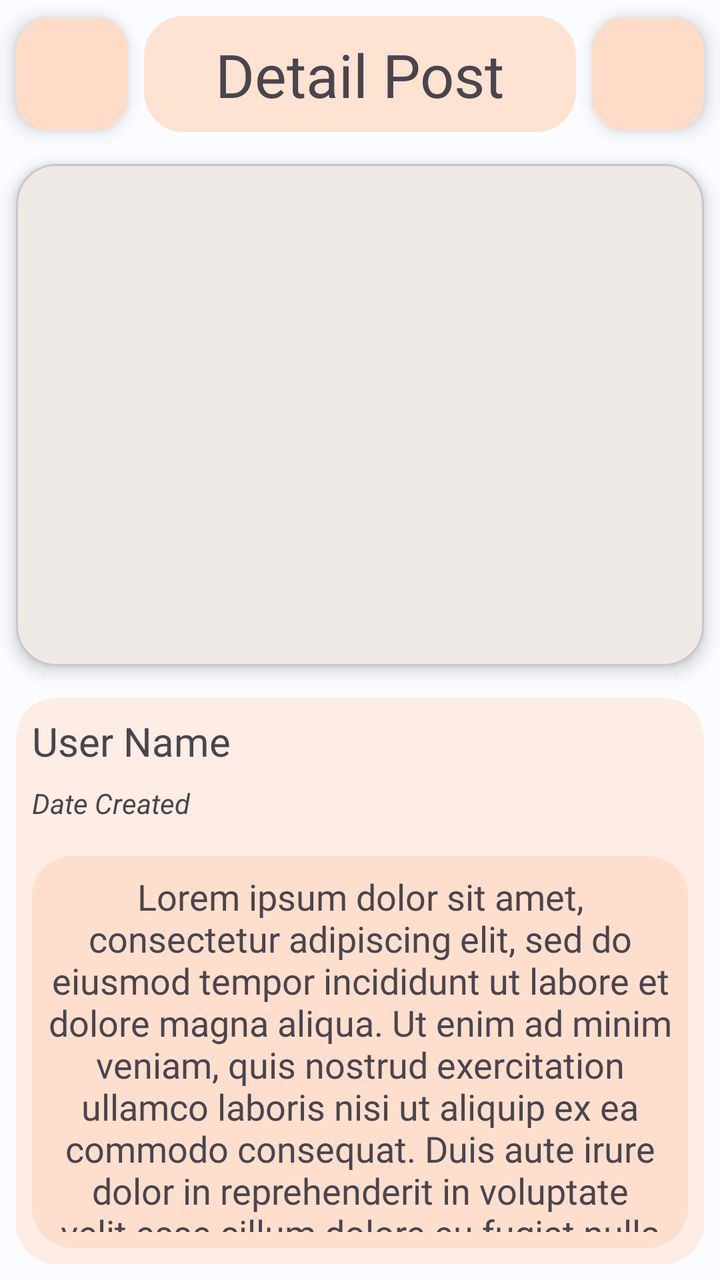
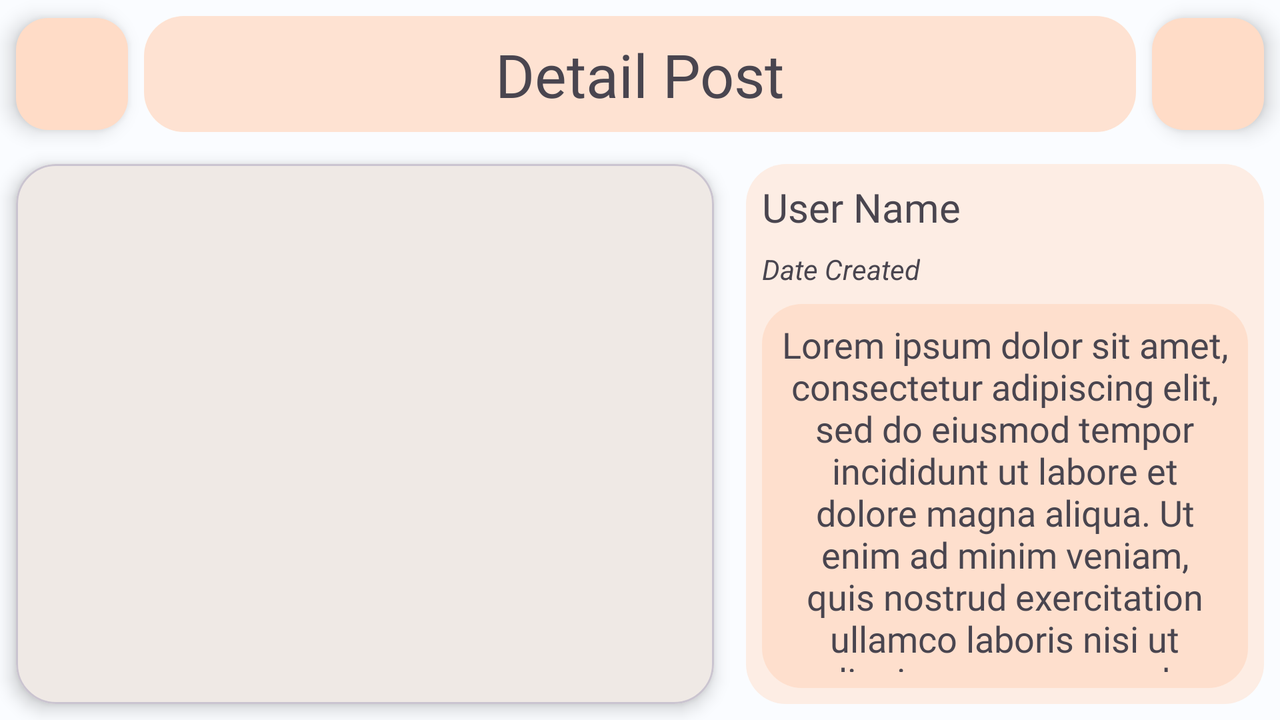

Two renders of one Android screen. The first uses the default layout on a phone; the second uses the alternative layout the repository ships for a different screen configuration, on a matching device. The two XML files are below.
<!-- AndroidManifest.xml: application theme Theme.MyAppsStory -->
<!-- res/layout/activity_detail_story.xml -->
<?xml version="1.0" encoding="utf-8"?>
<androidx.constraintlayout.widget.ConstraintLayout xmlns:android="http://schemas.android.com/apk/res/android"
    xmlns:app="http://schemas.android.com/apk/res-auto"
    xmlns:tools="http://schemas.android.com/tools"
    android:layout_width="match_parent"
    android:layout_height="match_parent"
    tools:context=".view.detail.DetailStoryActivity">

    <View
        android:id="@+id/view5"
        android:layout_width="0dp"
        android:layout_height="0dp"
        android:layout_marginStart="8dp"
        android:layout_marginTop="8dp"
        android:layout_marginEnd="8dp"
        android:layout_marginBottom="8dp"
        android:background="@drawable/rounded_bg"
        android:backgroundTint="@color/md_theme_light_primaryContainer"
        app:layout_constraintBottom_toTopOf="@+id/guideline13"
        app:layout_constraintEnd_toStartOf="@+id/settingImageView"
        app:layout_constraintStart_toEndOf="@+id/fab_back"
        app:layout_constraintTop_toTopOf="parent" />

    <TextView
        android:id="@+id/textView4"
        android:layout_width="wrap_content"
        android:layout_height="wrap_content"
        android:fontFamily="@font/coiny"
        android:text="@string/tv_detail"
        android:textSize="30sp"
        app:layout_constraintBottom_toBottomOf="@+id/view5"
        app:layout_constraintEnd_toEndOf="@+id/view5"
        app:layout_constraintStart_toStartOf="@+id/view5"
        app:layout_constraintTop_toTopOf="@+id/view5" />

    <com.google.android.material.card.MaterialCardView
        android:id="@+id/card_view"
        android:layout_width="0dp"
        android:layout_height="0dp"
        android:layout_margin="8dp"
        android:layout_marginStart="8dp"
        android:layout_marginEnd="8dp"
        android:layout_marginBottom="8dp"
        app:cardCornerRadius="20dp"
        app:cardElevation="5dp"
        app:layout_constraintBottom_toTopOf="@+id/guideline12"
        app:layout_constraintEnd_toEndOf="parent"
        app:layout_constraintStart_toStartOf="parent"
        app:layout_constraintTop_toTopOf="@+id/guideline13">

        <androidx.constraintlayout.widget.ConstraintLayout
            android:layout_width="match_parent"
            android:layout_height="wrap_content"
            android:orientation="vertical">

            <ImageView
                android:id="@+id/image_stories"
                android:layout_width="match_parent"
                android:layout_height="match_parent"
                android:transitionName="photo"
                android:adjustViewBounds="true"
                android:scaleType="centerCrop"
                tools:src="@tools:sample/avatars" />

        </androidx.constraintlayout.widget.ConstraintLayout>

    </com.google.android.material.card.MaterialCardView>

    <com.google.android.material.floatingactionbutton.FloatingActionButton
        android:id="@+id/fab_back"
        android:layout_width="wrap_content"
        android:layout_height="wrap_content"
        android:layout_marginStart="8dp"
        android:layout_marginTop="8dp"
        android:layout_marginBottom="8dp"
        android:clickable="true"
        android:focusable="true"
        app:layout_constraintBottom_toTopOf="@+id/guideline13"
        app:layout_constraintStart_toStartOf="parent"
        app:layout_constraintTop_toTopOf="parent"
        app:srcCompat="@drawable/back_icon" />

    <com.google.android.material.floatingactionbutton.FloatingActionButton
        android:id="@+id/settingImageView"
        android:layout_width="wrap_content"
        android:layout_height="wrap_content"
        android:layout_marginTop="8dp"
        android:layout_marginEnd="8dp"
        android:layout_marginBottom="8dp"
        android:clickable="true"
        android:focusable="true"
        app:layout_constraintBottom_toTopOf="@+id/guideline13"
        app:layout_constraintEnd_toEndOf="parent"
        app:layout_constraintTop_toTopOf="parent"
        app:srcCompat="@drawable/settings"
        tools:ignore="ContentDescription" />

    <View
        android:id="@+id/view"
        android:layout_width="0dp"
        android:layout_height="0dp"
        android:layout_marginStart="8dp"
        android:layout_marginTop="8dp"
        android:layout_marginEnd="8dp"
        android:layout_marginBottom="8dp"
        android:alpha="0.6"
        android:background="@drawable/rounded_bg"
        android:backgroundTint="@color/md_theme_light_primaryContainer"
        app:layout_constraintBottom_toBottomOf="parent"
        app:layout_constraintEnd_toEndOf="parent"
        app:layout_constraintStart_toStartOf="parent"
        app:layout_constraintTop_toTopOf="@+id/guideline12" />

    <View
        android:id="@+id/view6"
        android:layout_width="0dp"
        android:layout_height="0dp"
        android:layout_marginStart="8dp"
        android:layout_marginEnd="8dp"
        android:layout_marginBottom="8dp"
        android:background="@drawable/rounded_bg"
        android:backgroundTint="@color/md_theme_light_primaryContainer"
        app:layout_constraintBottom_toBottomOf="@+id/view"
        app:layout_constraintEnd_toEndOf="@+id/view"
        app:layout_constraintStart_toStartOf="@+id/view"
        app:layout_constraintTop_toTopOf="@+id/guideline17" />

    <TextView
        android:id="@+id/tv_name"
        android:layout_width="0dp"
        android:layout_height="wrap_content"
        android:layout_marginStart="8dp"
        android:layout_marginTop="8dp"
        android:transitionName="name"
        android:fontFamily="@font/coiny"
        android:gravity="center"
        android:textSize="20sp"
        app:layout_constraintStart_toStartOf="@+id/view"
        app:layout_constraintTop_toTopOf="@+id/view"
        tools:text="User Name" />

    <TextView
        android:id="@+id/tv_createAt"
        android:layout_width="0dp"
        android:layout_height="wrap_content"
        android:layout_marginStart="8dp"
        android:layout_marginTop="8dp"
        android:gravity="center"
        android:textStyle="italic"
        android:transitionName="time_create"
        app:layout_constraintStart_toStartOf="@+id/view"
        app:layout_constraintTop_toBottomOf="@+id/tv_name"
        tools:text="Date Created" />

    <TextView
        android:id="@+id/tv_description"
        android:layout_width="0dp"
        android:layout_height="0dp"
        android:layout_marginStart="8dp"
        android:layout_marginTop="8dp"
        android:layout_marginEnd="8dp"
        android:layout_marginBottom="8dp"
        android:textSize="18sp"
        android:fontFamily="@font/eb_garamond"
        android:gravity="center"
        app:layout_constraintBottom_toBottomOf="@+id/view6"
        app:layout_constraintEnd_toEndOf="@+id/view6"
        app:layout_constraintStart_toStartOf="@+id/view6"
        app:layout_constraintTop_toTopOf="@+id/view6"
        tools:text="Lorem ipsum dolor sit amet, consectetur adipiscing elit, sed do eiusmod tempor incididunt ut labore et dolore magna aliqua. Ut enim ad minim veniam, quis nostrud exercitation ullamco laboris nisi ut aliquip ex ea commodo consequat. Duis aute irure dolor in reprehenderit in voluptate velit esse cillum dolore eu fugiat nulla pariatur." />


    <androidx.constraintlayout.widget.Guideline
        android:id="@+id/guideline12"
        android:layout_width="wrap_content"
        android:layout_height="wrap_content"
        android:orientation="horizontal"
        app:layout_constraintGuide_begin="341dp" />

    <androidx.constraintlayout.widget.Guideline
        android:id="@+id/guideline13"
        android:layout_width="wrap_content"
        android:layout_height="wrap_content"
        android:orientation="horizontal"
        app:layout_constraintGuide_begin="74dp" />

    <androidx.constraintlayout.widget.Guideline
        android:id="@+id/guideline17"
        android:layout_width="wrap_content"
        android:layout_height="wrap_content"
        android:orientation="horizontal"
        app:layout_constraintGuide_begin="428dp" />

</androidx.constraintlayout.widget.ConstraintLayout>
<!-- resources referenced by this layout -->
<resources>
  <color name="md_theme_light_primaryContainer">#FFDCC7</color>
  <!-- drawable rounded_bg (drawable) -->
  <?xml version="1.0" encoding="UTF-8"?>
  <shape xmlns:android="http://schemas.android.com/apk/res/android">
      <solid android:color="#CDFFFFFF"/>
      <corners android:radius="20dp"/>
      <padding android:left="0dp" android:top="0dp" android:right="0dp" android:bottom="0dp" />
  </shape>
  <string name="tv_detail">Detail Post</string>
  <style name="Theme.MyAppsStory" parent="Base.Theme.MyAppsStory" />
  <color name="md_theme_light_primary">#964900</color>
  <color name="md_theme_light_onPrimary">#FFFFFF</color>
  <color name="md_theme_light_onPrimaryContainer">#311300</color>
  <color name="md_theme_light_secondary">#755846</color>
  <color name="md_theme_light_onSecondary">#FFFFFF</color>
  <color name="md_theme_light_secondaryContainer">#FFDCC7</color>
  <color name="md_theme_light_onSecondaryContainer">#2B1709</color>
  <color name="md_theme_light_tertiary">#606134</color>
  <color name="md_theme_light_onTertiary">#FFFFFF</color>
  <color name="md_theme_light_tertiaryContainer">#E6E6AD</color>
  <color name="md_theme_light_onTertiaryContainer">#1C1D00</color>
  <color name="md_theme_light_error">#BA1A1A</color>
  <color name="md_theme_light_errorContainer">#FFDAD6</color>
  <color name="md_theme_light_onError">#FFFFFF</color>
  <color name="md_theme_light_onErrorContainer">#410002</color>
  <color name="md_theme_light_background">#FAFCFF</color>
  <color name="md_theme_light_onBackground">#001F2A</color>
  <color name="md_theme_light_surface">#FAFCFF</color>
  <color name="md_theme_light_onSurface">#001F2A</color>
  <color name="md_theme_light_surfaceVariant">#F4DED3</color>
  <color name="md_theme_light_onSurfaceVariant">#52443C</color>
  <color name="md_theme_light_outline">#84746A</color>
  <color name="md_theme_light_inverseOnSurface">#E1F4FF</color>
  <color name="md_theme_light_inverseSurface">#003547</color>
  <color name="md_theme_light_inversePrimary">#FFB787</color>
</resources>
<!-- res/layout-land/activity_detail_story.xml (the repository's variant of the layout above) -->
<!-- drawn on the phone turned sideways -->
<?xml version="1.0" encoding="utf-8"?>
<androidx.constraintlayout.widget.ConstraintLayout xmlns:android="http://schemas.android.com/apk/res/android"
    xmlns:app="http://schemas.android.com/apk/res-auto"
    xmlns:tools="http://schemas.android.com/tools"
    android:layout_width="match_parent"
    android:layout_height="match_parent"
    tools:context=".view.detail.DetailStoryActivity">

    <View
        android:id="@+id/view5"
        android:layout_width="0dp"
        android:layout_height="0dp"
        android:layout_marginStart="8dp"
        android:layout_marginTop="8dp"
        android:layout_marginEnd="8dp"
        android:layout_marginBottom="8dp"
        android:background="@drawable/rounded_bg"
        android:backgroundTint="@color/md_theme_light_primaryContainer"
        app:layout_constraintBottom_toTopOf="@+id/guideline13"
        app:layout_constraintEnd_toStartOf="@+id/settingImageView"
        app:layout_constraintStart_toEndOf="@+id/fab_back"
        app:layout_constraintTop_toTopOf="parent" />

    <TextView
        android:id="@+id/textView4"
        android:layout_width="wrap_content"
        android:layout_height="wrap_content"
        android:fontFamily="@font/coiny"
        android:text="@string/tv_detail"
        android:textSize="30sp"
        app:layout_constraintBottom_toBottomOf="@+id/view5"
        app:layout_constraintEnd_toEndOf="@+id/view5"
        app:layout_constraintStart_toStartOf="@+id/view5"
        app:layout_constraintTop_toTopOf="@+id/view5" />

    <com.google.android.material.card.MaterialCardView
        android:id="@+id/card_view"
        android:layout_width="0dp"
        android:layout_height="0dp"
        android:layout_margin="8dp"
        android:layout_marginStart="8dp"
        android:layout_marginEnd="8dp"
        android:layout_marginBottom="8dp"
        app:cardCornerRadius="20dp"
        app:cardElevation="5dp"
        app:layout_constraintBottom_toBottomOf="parent"
        app:layout_constraintEnd_toStartOf="@+id/guideline15"
        app:layout_constraintStart_toStartOf="parent"
        app:layout_constraintTop_toTopOf="@+id/guideline13">

        <androidx.constraintlayout.widget.ConstraintLayout
            android:layout_width="match_parent"
            android:layout_height="wrap_content"
            android:orientation="vertical">

            <ImageView
                android:id="@+id/image_stories"
                android:layout_width="match_parent"
                android:layout_height="match_parent"
                android:adjustViewBounds="true"
                android:scaleType="centerCrop"
                android:transitionName="photo"
                tools:src="@tools:sample/avatars" />

        </androidx.constraintlayout.widget.ConstraintLayout>

    </com.google.android.material.card.MaterialCardView>

    <com.google.android.material.floatingactionbutton.FloatingActionButton
        android:id="@+id/fab_back"
        android:layout_width="wrap_content"
        android:layout_height="wrap_content"
        android:layout_marginStart="8dp"
        android:layout_marginTop="8dp"
        android:layout_marginBottom="8dp"
        android:clickable="true"
        android:focusable="true"
        app:layout_constraintBottom_toTopOf="@+id/guideline13"
        app:layout_constraintStart_toStartOf="parent"
        app:layout_constraintTop_toTopOf="parent"
        app:srcCompat="@drawable/back_icon"
        tools:ignore="ContentDescription"/>

    <com.google.android.material.floatingactionbutton.FloatingActionButton
        android:id="@+id/settingImageView"
        android:layout_width="wrap_content"
        android:layout_height="wrap_content"
        android:layout_marginTop="8dp"
        android:layout_marginEnd="8dp"
        android:layout_marginBottom="8dp"
        android:clickable="true"
        android:focusable="true"
        app:layout_constraintBottom_toTopOf="@+id/guideline13"
        app:layout_constraintEnd_toEndOf="parent"
        app:layout_constraintTop_toTopOf="parent"
        app:srcCompat="@drawable/settings"
        tools:ignore="ContentDescription" />

    <View
        android:id="@+id/view"
        android:layout_width="0dp"
        android:layout_height="0dp"
        android:layout_marginStart="8dp"
        android:layout_marginTop="8dp"
        android:layout_marginEnd="8dp"
        android:layout_marginBottom="8dp"
        android:alpha="0.6"
        android:background="@drawable/rounded_bg"
        android:backgroundTint="@color/md_theme_light_primaryContainer"
        app:layout_constraintBottom_toBottomOf="parent"
        app:layout_constraintEnd_toEndOf="parent"
        app:layout_constraintStart_toStartOf="@+id/guideline15"
        app:layout_constraintTop_toTopOf="@+id/guideline13" />

    <View
        android:id="@+id/view6"
        android:layout_width="0dp"
        android:layout_height="0dp"
        android:layout_marginStart="8dp"
        android:layout_marginTop="8dp"
        android:layout_marginEnd="8dp"
        android:layout_marginBottom="8dp"
        android:background="@drawable/rounded_bg"
        android:backgroundTint="@color/md_theme_light_primaryContainer"
        app:layout_constraintBottom_toBottomOf="@+id/view"
        app:layout_constraintEnd_toEndOf="@+id/view"
        app:layout_constraintStart_toStartOf="@+id/view"
        app:layout_constraintTop_toBottomOf="@+id/tv_createAt" />

    <TextView
        android:id="@+id/tv_name"
        android:layout_width="0dp"
        android:layout_height="wrap_content"
        android:layout_marginStart="8dp"
        android:layout_marginTop="8dp"
        android:transitionName="name"
        android:fontFamily="@font/coiny"
        android:gravity="center"
        android:textSize="20sp"
        app:layout_constraintStart_toStartOf="@+id/view"
        app:layout_constraintTop_toTopOf="@+id/view"
        tools:text="User Name" />

    <TextView
        android:id="@+id/tv_createAt"
        android:layout_width="0dp"
        android:layout_height="wrap_content"
        android:layout_marginStart="8dp"
        android:layout_marginTop="8dp"
        android:gravity="center"
        android:textStyle="italic"
        android:transitionName="time_create"
        app:layout_constraintStart_toStartOf="@+id/view"
        app:layout_constraintTop_toBottomOf="@+id/tv_name"
        tools:text="Date Created" />

    <TextView
        android:id="@+id/tv_description"
        android:layout_width="0dp"
        android:layout_height="0dp"
        android:layout_marginStart="8dp"
        android:layout_marginTop="8dp"
        android:layout_marginEnd="8dp"
        android:layout_marginBottom="8dp"
        android:textSize="18sp"
        android:fontFamily="@font/eb_garamond"
        android:gravity="center"
        app:layout_constraintBottom_toBottomOf="@+id/view6"
        app:layout_constraintEnd_toEndOf="@+id/view6"
        app:layout_constraintStart_toStartOf="@+id/view6"
        app:layout_constraintTop_toTopOf="@+id/view6"
        tools:text="Lorem ipsum dolor sit amet, consectetur adipiscing elit, sed do eiusmod tempor incididunt ut labore et dolore magna aliqua. Ut enim ad minim veniam, quis nostrud exercitation ullamco laboris nisi ut aliquip ex ea commodo consequat. Duis aute irure dolor in reprehenderit in voluptate velit esse cillum dolore eu fugiat nulla pariatur." />

    <androidx.constraintlayout.widget.Guideline
        android:id="@+id/guideline13"
        android:layout_width="wrap_content"
        android:layout_height="wrap_content"
        android:orientation="horizontal"
        app:layout_constraintGuide_begin="74dp" />

    <androidx.constraintlayout.widget.Guideline
        android:id="@+id/guideline15"
        android:layout_width="wrap_content"
        android:layout_height="wrap_content"
        android:orientation="vertical"
        app:layout_constraintGuide_begin="365dp" />


</androidx.constraintlayout.widget.ConstraintLayout>
